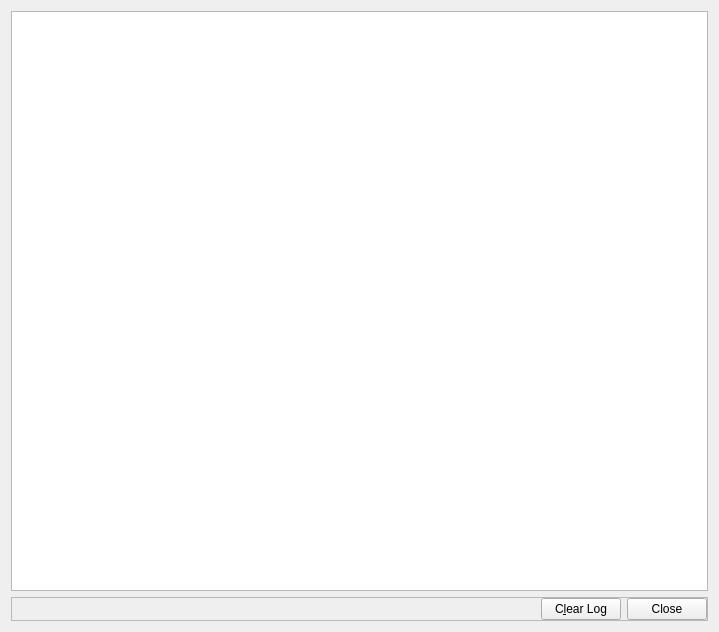
<?xml version="1.0" encoding="UTF-8"?>
<ui version="4.0">
 <class>DebugLogWindow</class>
 <widget class="QWidget" name="DebugLogWindow">
  <property name="geometry">
   <rect>
    <x>0</x>
    <y>0</y>
    <width>719</width>
    <height>632</height>
   </rect>
  </property>
  <property name="windowTitle">
   <string/>
  </property>
  <layout class="QVBoxLayout" name="verticalLayout">
   <item>
    <widget class="QTableView" name="tableView">
     <attribute name="horizontalHeaderStretchLastSection">
      <bool>true</bool>
     </attribute>
     <attribute name="verticalHeaderVisible">
      <bool>false</bool>
     </attribute>
    </widget>
   </item>
   <item>
    <widget class="QFrame" name="buttonFrame">
     <property name="frameShape">
      <enum>QFrame::StyledPanel</enum>
     </property>
     <property name="frameShadow">
      <enum>QFrame::Raised</enum>
     </property>
     <layout class="QHBoxLayout" name="horizontalLayout">
      <property name="leftMargin">
       <number>0</number>
      </property>
      <property name="topMargin">
       <number>0</number>
      </property>
      <property name="rightMargin">
       <number>0</number>
      </property>
      <property name="bottomMargin">
       <number>0</number>
      </property>
      <item>
       <spacer name="horizontalSpacer">
        <property name="orientation">
         <enum>Qt::Horizontal</enum>
        </property>
        <property name="sizeHint" stdset="0">
         <size>
          <width>615</width>
          <height>10</height>
         </size>
        </property>
       </spacer>
      </item>
      <item>
       <widget class="QPushButton" name="buttonClearLog">
        <property name="text">
         <string>C&amp;lear Log</string>
        </property>
       </widget>
      </item>
      <item>
       <widget class="QPushButton" name="buttonClose">
        <property name="text">
         <string>Close</string>
        </property>
       </widget>
      </item>
     </layout>
    </widget>
   </item>
  </layout>
  <action name="actionClearLog">
   <property name="text">
    <string>&amp;Clear Log</string>
   </property>
   <property name="shortcut">
    <string>Ctrl+X</string>
   </property>
  </action>
  <action name="actionClose">
   <property name="text">
    <string>&amp;Close</string>
   </property>
  </action>
 </widget>
 <layoutdefault spacing="6" margin="11"/>
 <resources/>
 <connections>
  <connection>
   <sender>actionClearLog</sender>
   <signal>triggered()</signal>
   <receiver>DebugLogWindow</receiver>
   <slot>onActionClearLog()</slot>
   <hints>
    <hint type="sourcelabel">
     <x>-1</x>
     <y>-1</y>
    </hint>
    <hint type="destinationlabel">
     <x>359</x>
     <y>315</y>
    </hint>
   </hints>
  </connection>
  <connection>
   <sender>buttonClearLog</sender>
   <signal>clicked()</signal>
   <receiver>actionClearLog</receiver>
   <slot>trigger()</slot>
   <hints>
    <hint type="sourcelabel">
     <x>47</x>
     <y>610</y>
    </hint>
    <hint type="destinationlabel">
     <x>-1</x>
     <y>-1</y>
    </hint>
   </hints>
  </connection>
  <connection>
   <sender>buttonClose</sender>
   <signal>clicked()</signal>
   <receiver>actionClose</receiver>
   <slot>trigger()</slot>
   <hints>
    <hint type="sourcelabel">
     <x>671</x>
     <y>610</y>
    </hint>
    <hint type="destinationlabel">
     <x>359</x>
     <y>315</y>
    </hint>
   </hints>
  </connection>
  <connection>
   <sender>actionClose</sender>
   <signal>triggered()</signal>
   <receiver>DebugLogWindow</receiver>
   <slot>onActionClose()</slot>
   <hints>
    <hint type="sourcelabel">
     <x>-1</x>
     <y>-1</y>
    </hint>
    <hint type="destinationlabel">
     <x>359</x>
     <y>315</y>
    </hint>
   </hints>
  </connection>
 </connections>
 <slots>
  <slot>onActionClearLog()</slot>
  <slot>onActionClose()</slot>
 </slots>
</ui>
